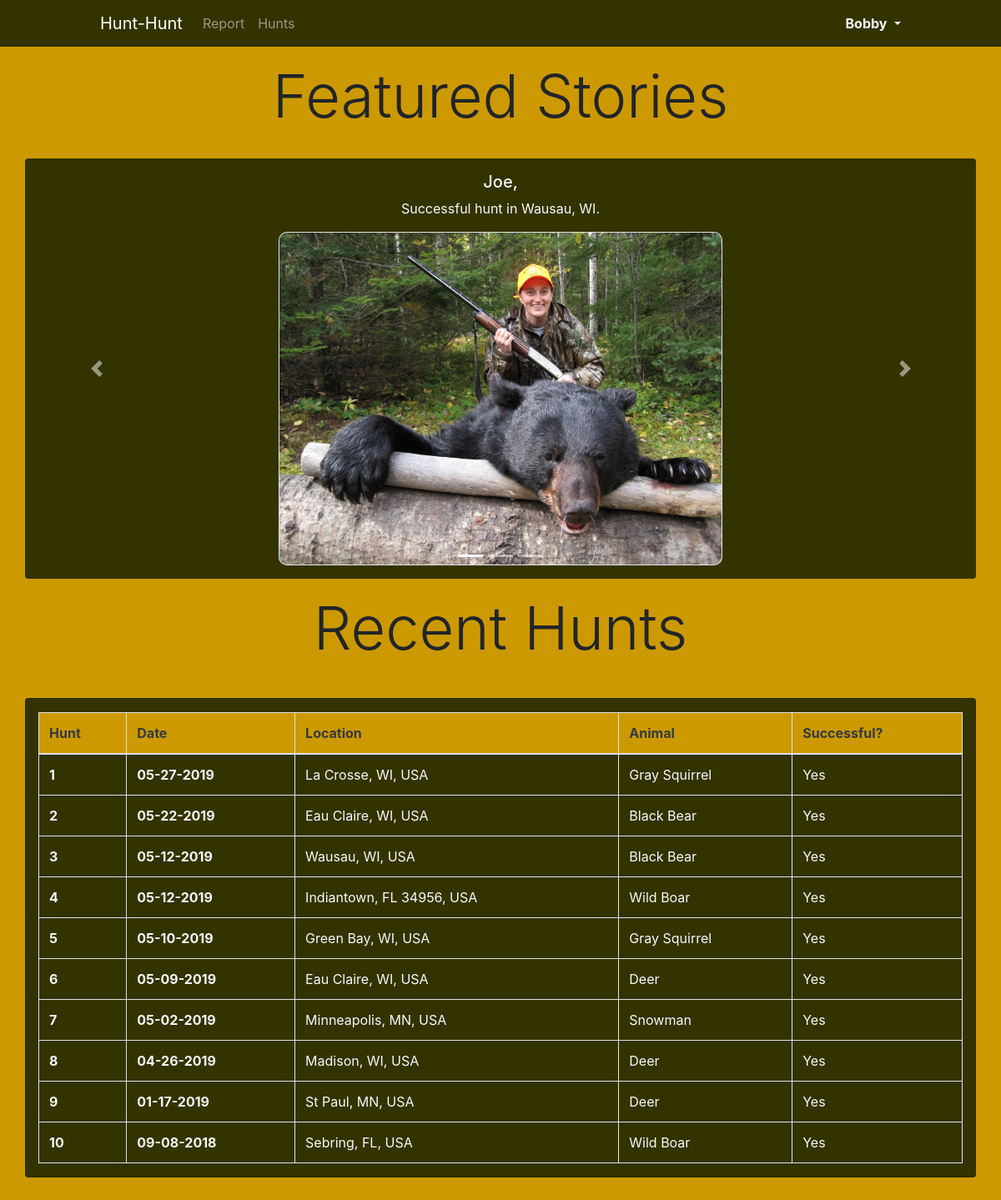
The page / (signed in) on the database its author committed.
### tables this page shows
CREATE TABLE `hunts` (
  `hunt_id` int(11) NOT NULL,
  `huntDate` date NOT NULL,
  `isSuccess` varchar(10) NOT NULL,
  `animal_id` int(11) NOT NULL,
  `location_id` int(11) NOT NULL,
  `user_id` int(11) NOT NULL
);

CREATE TABLE `locations` (
  `location_id` int(11) NOT NULL,
  `locationName` varchar(64) NOT NULL,
  `longitude` double NOT NULL,
  `latitude` double NOT NULL
);

CREATE TABLE `animals` (
  `animal_id` int(11) NOT NULL,
  `animalName` varchar(64) NOT NULL
);

### index.php (the view, shortened to what this page needs)
<?php
  $database = new Connection();
  $conn = $database->openConnection();
  $statement = $conn->prepare("SELECT * FROM hunts INNER JOIN users ON hunts.user_id=users.user_id
                                INNER JOIN animals ON hunts.animal_id = animals.animal_id
                                  INNER JOIN locations ON hunts.location_id = locations.location_id ORDER BY huntDate DESC LIMIT 10;");
  $statement->execute();
  $hunt_tuples = $statement->fetchAll();
?>
<!DOCTYPE html>
<html>
  <head>
    <link rel="stylesheet" href="https://stackpath.bootstrapcdn.com/bootstrap/4.3.1/css/bootstrap.min.css">
    <link rel="stylesheet" type="text/css" href="hunt.css">
  </head>
  <body>
    <?php include 'nav.php' ?>
    <div class="container">
      <div class="row">
        <div class="col-12">
          <div class="jumbotron yellow p-0">
            <h1 class="display-3 text-center">Featured Stories</h1>
          </div>
        </div>
        <div id="carouselExampleIndicators" class="carousel slide green col-12 rounded mx-auto" data-ride="carousel">
          <ol class="carousel-indicators">
            <li data-target="#carouselExampleIndicators" data-slide-to="0" class="active"></li>
            <li data-target="#carouselExampleIndicators" data-slide-to="1"></li>
            <li data-target="#carouselExampleIndicators" data-slide-to="2"></li>
          </ol>
          <div class="carousel-inner">
            <div class="carousel-item active">
              <div class="d-none d-md-block text-center text-light pt-3">
                <h5>Joe,</h5>
                <p>Successful hunt in Wausau, WI.</p>
              </div>
              <img class="d-block w-300 mx-auto card mb-3 rounded-more mt-3" src="images\hunt59.jpg" alt="First slide" height="400">
            </div>
          </div>
          <a class="carousel-control-prev" href="#carouselExampleIndicators" role="button" data-slide="prev">
            <span class="carousel-control-prev-icon" aria-hidden="true"></span>
          </a>
          <a class="carousel-control-next" href="#carouselExampleIndicators" role="button" data-slide="next">
            <span class="carousel-control-next-icon" aria-hidden="true"></span>
          </a>
        </div>
        <div class="col-12 jumbotron yellow p-0 pt-3">
          <h1 class="display-3 text-center">Recent Hunts</h1>
        </div>
        <div class="col-12 card green text-light pt-3 mb-5">
          <table class="table text-light table-bordered">
            <thead class="yellow text-dark">
              <tr>
                <th scope="col">Hunt</th>
                <th scope="col">Date</th>
                <th scope="col">Location</th>
                <th scope="col">Animal</th>
                <th scope="col">Successful?</th>
              </tr>
            </thead>
            <tbody>
              <?php
              $count = 1;
               foreach($hunt_tuples as $hunt){
                if($hunt['isSuccess'] == 'true'){
                  $success = 'Yes';
                }else{
                  $success = 'No';
                }
                $dateToString = $hunt['huntDate'];
                $dateSplit = explode("-", $dateToString);
                $stringDate = $dateSplit[1] . '-' . $dateSplit[2] . '-' . $dateSplit[0];
                $text = 'A' . $success . $hunt['animalName'] . ' hunt.'; ?>
                <tr>
                  <th scope="row"><?php echo $count; ?></th>
                  <th ><?php echo $stringDate; ?></th>
                  <td><?php echo $hunt['locationName']; ?></td>
                  <td><?php echo $hunt['animalName']; ?></td>
                  <td><?php echo $success ?></td>
                </tr>
              <?php $count++; }?>
            </tbody>
          </table>
        </div>
      </div>
  </body>
</html>

### hunt.css (style rules this page uses)
body { background-color: #CC9900; }
.green { background-color: #333300; }
.yellow { background-color: #CC9900; }
h1 { text-align: center; }
.rounded-more { border-radius: 10px; }

### rows shown on the page
hunts: huntDate "05-27-2019", location.locationName "La Crosse, WI, USA", animal.animalName "Gray Squirrel", isSuccess "Yes"
hunts: huntDate "05-22-2019", location.locationName "Eau Claire, WI, USA", animal.animalName "Black Bear", isSuccess "Yes"
hunts: huntDate "05-12-2019", location.locationName "Wausau, WI, USA", animal.animalName "Black Bear", isSuccess "Yes"
hunts: huntDate "05-12-2019", location.locationName "Indiantown, FL 34956, USA", animal.animalName "Wild Boar", isSuccess "Yes"
hunts: huntDate "05-10-2019", location.locationName "Green Bay, WI, USA", animal.animalName "Gray Squirrel", isSuccess "Yes"
hunts: huntDate "05-09-2019", location.locationName "Eau Claire, WI, USA", animal.animalName "Deer", isSuccess "Yes"
hunts: huntDate "05-02-2019", location.locationName "Minneapolis, MN, USA", animal.animalName "Snowman", isSuccess "Yes"
hunts: huntDate "04-26-2019", location.locationName "Madison, WI, USA", animal.animalName "Deer", isSuccess "Yes"
hunts: huntDate "01-17-2019", location.locationName "St Paul, MN, USA", animal.animalName "Deer", isSuccess "Yes"
hunts: huntDate "09-08-2018", location.locationName "Sebring, FL, USA", animal.animalName "Wild Boar", isSuccess "Yes"

### other values the page prints
$_SESSION['username'] "Bobby"
